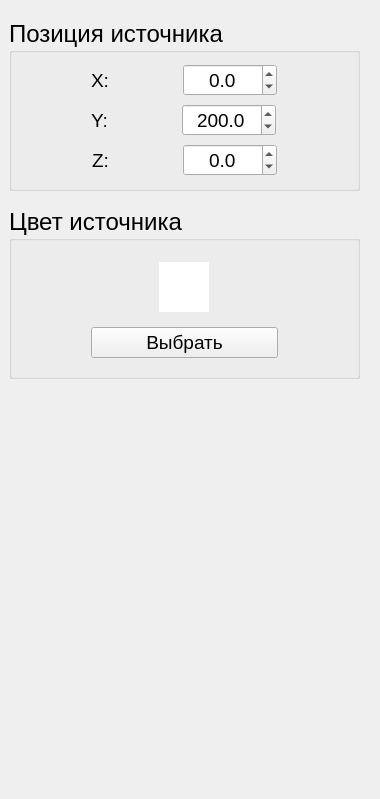
    <widget class="QWidget" name="lightTab_2">
     <attribute name="title">
      <string>Освещение</string>
     </attribute>
     <widget class="QWidget" name="verticalLayoutWidget_2">
      <property name="geometry">
       <rect>
        <x>-1</x>
        <y>-1</y>
        <width>371</width>
        <height>790</height>
       </rect>
      </property>
      <layout class="QVBoxLayout" name="verticalLayout_27">
       <property name="sizeConstraint">
        <enum>QLayout::SetMaximumSize</enum>
       </property>
       <property name="leftMargin">
        <number>10</number>
       </property>
       <property name="topMargin">
        <number>10</number>
       </property>
       <property name="rightMargin">
        <number>10</number>
       </property>
       <property name="bottomMargin">
        <number>10</number>
       </property>
       <item>
        <spacer name="verticalSpacer_15">
         <property name="orientation">
          <enum>Qt::Vertical</enum>
         </property>
         <property name="sizeType">
          <enum>QSizePolicy::Fixed</enum>
         </property>
         <property name="sizeHint" stdset="0">
          <size>
           <width>20</width>
           <height>10</height>
          </size>
         </property>
        </spacer>
       </item>
       <item>
        <widget class="QGroupBox" name="groupBox_4">
         <property name="font">
          <font>
           <pointsize>18</pointsize>
          </font>
         </property>
         <property name="title">
          <string>Позиция источника</string>
         </property>
         <layout class="QVBoxLayout" name="verticalLayout_20">
          <item>
           <layout class="QHBoxLayout" name="horizontalLayout_16">
            <property name="spacing">
             <number>6</number>
            </property>
            <item>
             <spacer name="horizontalSpacer_47">
              <property name="orientation">
               <enum>Qt::Horizontal</enum>
              </property>
              <property name="sizeType">
               <enum>QSizePolicy::Fixed</enum>
              </property>
              <property name="sizeHint" stdset="0">
               <size>
                <width>10</width>
                <height>20</height>
               </size>
              </property>
             </spacer>
            </item>
            <item>
             <widget class="QLabel" name="label_16">
              <property name="sizePolicy">
               <sizepolicy hsizetype="Fixed" vsizetype="Preferred">
                <horstretch>0</horstretch>
                <verstretch>0</verstretch>
               </sizepolicy>
              </property>
              <property name="font">
               <font>
                <pointsize>14</pointsize>
               </font>
              </property>
              <property name="text">
               <string>X:</string>
              </property>
             </widget>
            </item>
            <item>
             <spacer name="horizontalSpacer_97">
              <property name="orientation">
               <enum>Qt::Horizontal</enum>
              </property>
              <property name="sizeType">
               <enum>QSizePolicy::Fixed</enum>
              </property>
              <property name="sizeHint" stdset="0">
               <size>
                <width>8</width>
                <height>20</height>
               </size>
              </property>
             </spacer>
            </item>
            <item>
             <widget class="QDoubleSpinBox" name="lightXSpinBox">
              <property name="sizePolicy">
               <sizepolicy hsizetype="Fixed" vsizetype="Fixed">
                <horstretch>0</horstretch>
                <verstretch>0</verstretch>
               </sizepolicy>
              </property>
              <property name="minimumSize">
               <size>
                <width>80</width>
                <height>28</height>
               </size>
              </property>
              <property name="font">
               <font>
                <pointsize>14</pointsize>
               </font>
              </property>
              <property name="alignment">
               <set>Qt::AlignCenter</set>
              </property>
              <property name="decimals">
               <number>1</number>
              </property>
              <property name="minimum">
               <double>-5000.000000000000000</double>
              </property>
              <property name="maximum">
               <double>5000.000000000000000</double>
              </property>
             </widget>
            </item>
            <item>
             <spacer name="horizontalSpacer_49">
              <property name="orientation">
               <enum>Qt::Horizontal</enum>
              </property>
              <property name="sizeType">
               <enum>QSizePolicy::Fixed</enum>
              </property>
              <property name="sizeHint" stdset="0">
               <size>
                <width>10</width>
                <height>20</height>
               </size>
              </property>
             </spacer>
            </item>
           </layout>
          </item>
          <item>
           <layout class="QHBoxLayout" name="horizontalLayout_17">
            <property name="spacing">
             <number>6</number>
            </property>
            <item>
             <spacer name="horizontalSpacer_48">
              <property name="orientation">
               <enum>Qt::Horizontal</enum>
              </property>
              <property name="sizeType">
               <enum>QSizePolicy::Fixed</enum>
              </property>
              <property name="sizeHint" stdset="0">
               <size>
                <width>10</width>
                <height>20</height>
               </size>
              </property>
             </spacer>
            </item>
            <item>
             <widget class="QLabel" name="label_17">
              <property name="sizePolicy">
               <sizepolicy hsizetype="Fixed" vsizetype="Preferred">
                <horstretch>0</horstretch>
                <verstretch>0</verstretch>
               </sizepolicy>
              </property>
              <property name="font">
               <font>
                <pointsize>14</pointsize>
               </font>
              </property>
              <property name="text">
               <string>Y:</string>
              </property>
             </widget>
            </item>
            <item>
             <spacer name="horizontalSpacer_59">
              <property name="orientation">
               <enum>Qt::Horizontal</enum>
              </property>
              <property name="sizeType">
               <enum>QSizePolicy::Fixed</enum>
              </property>
              <property name="sizeHint" stdset="0">
               <size>
                <width>8</width>
                <height>20</height>
               </size>
              </property>
             </spacer>
            </item>
            <item>
             <widget class="QDoubleSpinBox" name="lightYSpinBox">
              <property name="sizePolicy">
               <sizepolicy hsizetype="Fixed" vsizetype="Fixed">
                <horstretch>0</horstretch>
                <verstretch>0</verstretch>
               </sizepolicy>
              </property>
              <property name="minimumSize">
               <size>
                <width>80</width>
                <height>28</height>
               </size>
              </property>
              <property name="font">
               <font>
                <pointsize>14</pointsize>
               </font>
              </property>
              <property name="alignment">
               <set>Qt::AlignCenter</set>
              </property>
              <property name="decimals">
               <number>1</number>
              </property>
              <property name="minimum">
               <double>-5000.000000000000000</double>
              </property>
              <property name="maximum">
               <double>5000.000000000000000</double>
              </property>
              <property name="value">
               <double>200.000000000000000</double>
              </property>
             </widget>
            </item>
            <item>
             <spacer name="horizontalSpacer_53">
              <property name="orientation">
               <enum>Qt::Horizontal</enum>
              </property>
              <property name="sizeType">
               <enum>QSizePolicy::Fixed</enum>
              </property>
              <property name="sizeHint" stdset="0">
               <size>
                <width>10</width>
                <height>20</height>
               </size>
              </property>
             </spacer>
            </item>
           </layout>
          </item>
          <item>
           <layout class="QHBoxLayout" name="horizontalLayout_18">
            <property name="spacing">
             <number>6</number>
            </property>
            <item>
             <spacer name="horizontalSpacer_51">
              <property name="orientation">
               <enum>Qt::Horizontal</enum>
              </property>
              <property name="sizeType">
               <enum>QSizePolicy::Fixed</enum>
              </property>
              <property name="sizeHint" stdset="0">
               <size>
                <width>10</width>
                <height>20</height>
               </size>
              </property>
             </spacer>
            </item>
            <item>
             <widget class="QLabel" name="label_18">
              <property name="sizePolicy">
               <sizepolicy hsizetype="Fixed" vsizetype="Preferred">
                <horstretch>0</horstretch>
                <verstretch>0</verstretch>
               </sizepolicy>
              </property>
              <property name="font">
               <font>
                <pointsize>14</pointsize>
               </font>
              </property>
              <property name="text">
               <string>Z:</string>
              </property>
             </widget>
            </item>
            <item>
             <spacer name="horizontalSpacer_55">
              <property name="orientation">
               <enum>Qt::Horizontal</enum>
              </property>
              <property name="sizeType">
               <enum>QSizePolicy::Fixed</enum>
              </property>
              <property name="sizeHint" stdset="0">
               <size>
                <width>7</width>
                <height>20</height>
               </size>
              </property>
             </spacer>
            </item>
            <item>
             <widget class="QDoubleSpinBox" name="lightZSpinBox">
              <property name="sizePolicy">
               <sizepolicy hsizetype="Fixed" vsizetype="Fixed">
                <horstretch>0</horstretch>
                <verstretch>0</verstretch>
               </sizepolicy>
              </property>
              <property name="minimumSize">
               <size>
                <width>80</width>
                <height>28</height>
               </size>
              </property>
              <property name="font">
               <font>
                <pointsize>14</pointsize>
               </font>
              </property>
              <property name="alignment">
               <set>Qt::AlignCenter</set>
              </property>
              <property name="decimals">
               <number>1</number>
              </property>
              <property name="minimum">
               <double>-5000.000000000000000</double>
              </property>
              <property name="maximum">
               <double>5000.000000000000000</double>
              </property>
              <property name="value">
               <double>0.000000000000000</double>
              </property>
             </widget>
            </item>
            <item>
             <spacer name="horizontalSpacer_56">
              <property name="orientation">
               <enum>Qt::Horizontal</enum>
              </property>
              <property name="sizeType">
               <enum>QSizePolicy::Fixed</enum>
              </property>
              <property name="sizeHint" stdset="0">
               <size>
                <width>10</width>
                <height>20</height>
               </size>
              </property>
             </spacer>
            </item>
           </layout>
          </item>
         </layout>
        </widget>
       </item>
       <item>
        <spacer name="verticalSpacer_16">
         <property name="orientation">
          <enum>Qt::Vertical</enum>
         </property>
         <property name="sizeType">
          <enum>QSizePolicy::Fixed</enum>
         </property>
         <property name="sizeHint" stdset="0">
          <size>
           <width>20</width>
           <height>10</height>
          </size>
         </property>
        </spacer>
       </item>
       <item>
        <widget class="QGroupBox" name="groupBox_5">
         <property name="font">
          <font>
           <pointsize>18</pointsize>
          </font>
         </property>
         <property name="title">
          <string>Цвет источника</string>
         </property>
         <layout class="QVBoxLayout" name="verticalLayout_21">
          <item>
           <spacer name="verticalSpacer_14">
            <property name="orientation">
             <enum>Qt::Vertical</enum>
            </property>
            <property name="sizeType">
             <enum>QSizePolicy::Fixed</enum>
            </property>
            <property name="sizeHint" stdset="0">
             <size>
              <width>20</width>
              <height>5</height>
             </size>
            </property>
           </spacer>
          </item>
          <item>
           <layout class="QHBoxLayout" name="horizontalLayout_19">
            <property name="spacing">
             <number>0</number>
            </property>
            <item>
             <spacer name="horizontalSpacer_11">
              <property name="orientation">
               <enum>Qt::Horizontal</enum>
              </property>
              <property name="sizeType">
               <enum>QSizePolicy::Fixed</enum>
              </property>
              <property name="sizeHint" stdset="0">
               <size>
                <width>5</width>
                <height>20</height>
               </size>
              </property>
             </spacer>
            </item>
            <item>
             <widget class="QFrame" name="LightFrame">
              <property name="sizePolicy">
               <sizepolicy hsizetype="Minimum" vsizetype="Minimum">
                <horstretch>0</horstretch>
                <verstretch>0</verstretch>
               </sizepolicy>
              </property>
              <property name="minimumSize">
               <size>
                <width>50</width>
                <height>50</height>
               </size>
              </property>
              <property name="maximumSize">
               <size>
                <width>50</width>
                <height>50</height>
               </size>
              </property>
              <property name="palette">
               <palette>
                <active>
                 <colorrole role="WindowText">
                  <brush brushstyle="SolidPattern">
                   <color alpha="255">
                    <red>255</red>
                    <green>255</green>
                    <blue>255</blue>
                   </color>
                  </brush>
                 </colorrole>
                 <colorrole role="Button">
                  <brush brushstyle="SolidPattern">
                   <color alpha="255">
                    <red>255</red>
                    <green>255</green>
                    <blue>255</blue>
                   </color>
                  </brush>
                 </colorrole>
                 <colorrole role="Midlight">
                  <brush brushstyle="SolidPattern">
                   <color alpha="255">
                    <red>255</red>
                    <green>255</green>
                    <blue>255</blue>
                   </color>
                  </brush>
                 </colorrole>
                 <colorrole role="Dark">
                  <brush brushstyle="SolidPattern">
                   <color alpha="255">
                    <red>127</red>
                    <green>127</green>
                    <blue>127</blue>
                   </color>
                  </brush>
                 </colorrole>
                 <colorrole role="Mid">
                  <brush brushstyle="SolidPattern">
                   <color alpha="255">
                    <red>170</red>
                    <green>170</green>
                    <blue>170</blue>
                   </color>
                  </brush>
                 </colorrole>
                 <colorrole role="Text">
                  <brush brushstyle="SolidPattern">
                   <color alpha="255">
                    <red>0</red>
                    <green>0</green>
                    <blue>0</blue>
                   </color>
                  </brush>
                 </colorrole>
                 <colorrole role="BrightText">
                  <brush brushstyle="SolidPattern">
                   <color alpha="255">
                    <red>255</red>
                    <green>255</green>
                    <blue>255</blue>
                   </color>
                  </brush>
                 </colorrole>
                 <colorrole role="ButtonText">
                  <brush brushstyle="SolidPattern">
                   <color alpha="255">
                    <red>0</red>
                    <green>0</green>
                    <blue>0</blue>
                   </color>
                  </brush>
                 </colorrole>
                 <colorrole role="Base">
                  <brush brushstyle="SolidPattern">
                   <color alpha="255">
                    <red>255</red>
                    <green>255</green>
                    <blue>255</blue>
                   </color>
                  </brush>
                 </colorrole>
                 <colorrole role="Window">
                  <brush brushstyle="SolidPattern">
                   <color alpha="255">
                    <red>255</red>
                    <green>255</green>
                    <blue>255</blue>
                   </color>
                  </brush>
                 </colorrole>
                 <colorrole role="Shadow">
                  <brush brushstyle="SolidPattern">
                   <color alpha="255">
                    <red>0</red>
                    <green>0</green>
                    <blue>0</blue>
                   </color>
                  </brush>
                 </colorrole>
                 <colorrole role="AlternateBase">
                  <brush brushstyle="SolidPattern">
                   <color alpha="255">
                    <red>255</red>
                    <green>255</green>
                    <blue>255</blue>
                   </color>
                  </brush>
                 </colorrole>
                 <colorrole role="ToolTipBase">
                  <brush brushstyle="SolidPattern">
                   <color alpha="255">
                    <red>255</red>
                    <green>255</green>
                    <blue>220</blue>
                   </color>
                  </brush>
                 </colorrole>
                 <colorrole role="ToolTipText">
                  <brush brushstyle="SolidPattern">
                   <color alpha="255">
                    <red>0</red>
                    <green>0</green>
                    <blue>0</blue>
                   </color>
                  </brush>
                 </colorrole>
                 <colorrole role="PlaceholderText">
                  <brush brushstyle="SolidPattern">
                   <color alpha="128">
                    <red>0</red>
                    <green>0</green>
                    <blue>0</blue>
                   </color>
                  </brush>
                 </colorrole>
                </active>
                <inactive>
                 <colorrole role="WindowText">
                  <brush brushstyle="SolidPattern">
                   <color alpha="255">
                    <red>255</red>
                    <green>255</green>
                    <blue>255</blue>
                   </color>
                  </brush>
                 </colorrole>
                 <colorrole role="Button">
                  <brush brushstyle="SolidPattern">
                   <color alpha="255">
                    <red>255</red>
                    <green>255</green>
                    <blue>255</blue>
                   </color>
                  </brush>
                 </colorrole>
                 <colorrole role="Midlight">
                  <brush brushstyle="SolidPattern">
                   <color alpha="255">
                    <red>255</red>
                    <green>255</green>
                    <blue>255</blue>
                   </color>
                  </brush>
                 </colorrole>
                 <colorrole role="Dark">
                  <brush brushstyle="SolidPattern">
                   <color alpha="255">
                    <red>127</red>
                    <green>127</green>
                    <blue>127</blue>
                   </color>
                  </brush>
                 </colorrole>
                 <colorrole role="Mid">
                  <brush brushstyle="SolidPattern">
                   <color alpha="255">
                    <red>170</red>
                    <green>170</green>
                    <blue>170</blue>
                   </color>
                  </brush>
                 </colorrole>
                 <colorrole role="Text">
                  <brush brushstyle="SolidPattern">
                   <color alpha="255">
                    <red>0</red>
                    <green>0</green>
                    <blue>0</blue>
                   </color>
                  </brush>
                 </colorrole>
                 <colorrole role="BrightText">
                  <brush brushstyle="SolidPattern">
                   <color alpha="255">
                    <red>255</red>
                    <green>255</green>
                    <blue>255</blue>
                   </color>
                  </brush>
                 </colorrole>
                 <colorrole role="ButtonText">
                  <brush brushstyle="SolidPattern">
                   <color alpha="255">
                    <red>0</red>
                    <green>0</green>
                    <blue>0</blue>
                   </color>
                  </brush>
                 </colorrole>
                 <colorrole role="Base">
                  <brush brushstyle="SolidPattern">
                   <color alpha="255">
                    <red>255</red>
                    <green>255</green>
                    <blue>255</blue>
                   </color>
                  </brush>
                 </colorrole>
                 <colorrole role="Window">
                  <brush brushstyle="SolidPattern">
                   <color alpha="255">
                    <red>255</red>
                    <green>255</green>
                    <blue>255</blue>
                   </color>
                  </brush>
                 </colorrole>
                 <colorrole role="Shadow">
                  <brush brushstyle="SolidPattern">
                   <color alpha="255">
                    <red>0</red>
                    <green>0</green>
                    <blue>0</blue>
                   </color>
                  </brush>
                 </colorrole>
                 <colorrole role="AlternateBase">
                  <brush brushstyle="SolidPattern">
                   <color alpha="255">
                    <red>255</red>
                    <green>255</green>
                    <blue>255</blue>
                   </color>
                  </brush>
                 </colorrole>
                 <colorrole role="ToolTipBase">
                  <brush brushstyle="SolidPattern">
                   <color alpha="255">
                    <red>255</red>
                    <green>255</green>
                    <blue>220</blue>
                   </color>
                  </brush>
                 </colorrole>
                 <colorrole role="ToolTipText">
                  <brush brushstyle="SolidPattern">
                   <color alpha="255">
                    <red>0</red>
                    <green>0</green>
                    <blue>0</blue>
                   </color>
                  </brush>
                 </colorrole>
                 <colorrole role="PlaceholderText">
                  <brush brushstyle="SolidPattern">
                   <color alpha="128">
                    <red>0</red>
                    <green>0</green>
                    <blue>0</blue>
                   </color>
                  </brush>
                 </colorrole>
                </inactive>
                <disabled>
                 <colorrole role="WindowText">
                  <brush brushstyle="SolidPattern">
                   <color alpha="255">
                    <red>127</red>
                    <green>127</green>
                    <blue>127</blue>
                   </color>
                  </brush>
                 </colorrole>
                 <colorrole role="Button">
                  <brush brushstyle="SolidPattern">
                   <color alpha="255">
                    <red>255</red>
                    <green>255</green>
                    <blue>255</blue>
                   </color>
                  </brush>
                 </colorrole>
                 <colorrole role="Midlight">
                  <brush brushstyle="SolidPattern">
                   <color alpha="255">
                    <red>255</red>
                    <green>255</green>
                    <blue>255</blue>
                   </color>
                  </brush>
                 </colorrole>
                 <colorrole role="Dark">
                  <brush brushstyle="SolidPattern">
                   <color alpha="255">
                    <red>127</red>
                    <green>127</green>
                    <blue>127</blue>
                   </color>
                  </brush>
                 </colorrole>
                 <colorrole role="Mid">
                  <brush brushstyle="SolidPattern">
                   <color alpha="255">
                    <red>170</red>
                    <green>170</green>
                    <blue>170</blue>
                   </color>
                  </brush>
                 </colorrole>
                 <colorrole role="Text">
                  <brush brushstyle="SolidPattern">
                   <color alpha="255">
                    <red>127</red>
                    <green>127</green>
                    <blue>127</blue>
                   </color>
                  </brush>
                 </colorrole>
                 <colorrole role="BrightText">
                  <brush brushstyle="SolidPattern">
                   <color alpha="255">
                    <red>255</red>
                    <green>255</green>
                    <blue>255</blue>
                   </color>
                  </brush>
                 </colorrole>
                 <colorrole role="ButtonText">
                  <brush brushstyle="SolidPattern">
                   <color alpha="255">
                    <red>127</red>
                    <green>127</green>
                    <blue>127</blue>
                   </color>
                  </brush>
                 </colorrole>
                 <colorrole role="Base">
                  <brush brushstyle="SolidPattern">
                   <color alpha="255">
                    <red>255</red>
                    <green>255</green>
                    <blue>255</blue>
                   </color>
                  </brush>
                 </colorrole>
                 <colorrole role="Window">
                  <brush brushstyle="SolidPattern">
                   <color alpha="255">
                    <red>255</red>
                    <green>255</green>
                    <blue>255</blue>
                   </color>
                  </brush>
                 </colorrole>
                 <colorrole role="Shadow">
                  <brush brushstyle="SolidPattern">
                   <color alpha="255">
                    <red>0</red>
                    <green>0</green>
                    <blue>0</blue>
                   </color>
                  </brush>
                 </colorrole>
                 <colorrole role="AlternateBase">
                  <brush brushstyle="SolidPattern">
                   <color alpha="255">
                    <red>255</red>
                    <green>255</green>
                    <blue>255</blue>
                   </color>
                  </brush>
                 </colorrole>
                 <colorrole role="ToolTipBase">
                  <brush brushstyle="SolidPattern">
                   <color alpha="255">
                    <red>255</red>
                    <green>255</green>
                    <blue>220</blue>
                   </color>
                  </brush>
                 </colorrole>
                 <colorrole role="ToolTipText">
                  <brush brushstyle="SolidPattern">
                   <color alpha="255">
                    <red>0</red>
                    <green>0</green>
                    <blue>0</blue>
                   </color>
                  </brush>
                 </colorrole>
                 <colorrole role="PlaceholderText">
                  <brush brushstyle="SolidPattern">
                   <color alpha="128">
                    <red>0</red>
                    <green>0</green>
                    <blue>0</blue>
                   </color>
                  </brush>
                 </colorrole>
                </disabled>
               </palette>
              </property>
              <property name="autoFillBackground">
               <bool>true</bool>
              </property>
              <property name="frameShape">
               <enum>QFrame::Box</enum>
              </property>
              <property name="frameShadow">
               <enum>QFrame::Plain</enum>
              </property>
              <property name="lineWidth">
               <number>2</number>
              </property>
             </widget>
            </item>
            <item>
             <spacer name="horizontalSpacer_12">
              <property name="orientation">
               <enum>Qt::Horizontal</enum>
              </property>
              <property name="sizeType">
               <enum>QSizePolicy::Fixed</enum>
              </property>
              <property name="sizeHint" stdset="0">
               <size>
                <width>5</width>
                <height>20</height>
               </size>
              </property>
             </spacer>
            </item>
           </layout>
          </item>
          <item>
           <layout class="QHBoxLayout" name="horizontalLayout_20">
            <item>
             <spacer name="horizontalSpacer_57">
              <property name="orientation">
               <enum>Qt::Horizontal</enum>
              </property>
              <property name="sizeType">
               <enum>QSizePolicy::Fixed</enum>
              </property>
              <property name="sizeHint" stdset="0">
               <size>
                <width>70</width>
                <height>35</height>
               </size>
              </property>
             </spacer>
            </item>
            <item>
             <widget class="QPushButton" name="chooseLightColorButton">
              <property name="font">
               <font>
                <pointsize>14</pointsize>
               </font>
              </property>
              <property name="text">
               <string>Выбрать</string>
              </property>
             </widget>
            </item>
            <item>
             <spacer name="horizontalSpacer_60">
              <property name="orientation">
               <enum>Qt::Horizontal</enum>
              </property>
              <property name="sizeType">
               <enum>QSizePolicy::Fixed</enum>
              </property>
              <property name="sizeHint" stdset="0">
               <size>
                <width>70</width>
                <height>35</height>
               </size>
              </property>
             </spacer>
            </item>
           </layout>
          </item>
         </layout>
        </widget>
       </item>
       <item>
        <spacer name="verticalSpacer_13">
         <property name="orientation">
          <enum>Qt::Vertical</enum>
         </property>
         <property name="sizeType">
          <enum>QSizePolicy::Fixed</enum>
         </property>
         <property name="sizeHint" stdset="0">
          <size>
           <width>20</width>
           <height>400</height>
          </size>
         </property>
        </spacer>
       </item>
      </layout>
     </widget>
    </widget>
